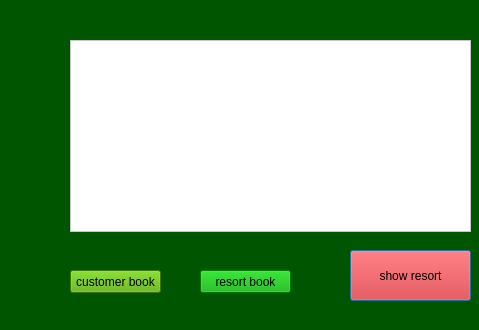
<?xml version="1.0" encoding="UTF-8"?>
<ui version="4.0">
 <class>sajeckDialog</class>
 <widget class="QDialog" name="sajeckDialog">
  <property name="geometry">
   <rect>
    <x>0</x>
    <y>0</y>
    <width>479</width>
    <height>330</height>
   </rect>
  </property>
  <property name="windowTitle">
   <string>Dialog</string>
  </property>
  <property name="styleSheet">
   <string notr="true">background:rgb(0, 85, 0);</string>
  </property>
  <widget class="QPushButton" name="pushButton_showresorta">
   <property name="geometry">
    <rect>
     <x>350</x>
     <y>250</y>
     <width>121</width>
     <height>51</height>
    </rect>
   </property>
   <property name="styleSheet">
    <string notr="true">font: 75 12pt &quot;Bell MT&quot;;
background:rgb(255, 0, 0)</string>
   </property>
   <property name="text">
    <string>show resort</string>
   </property>
  </widget>
  <widget class="QTableView" name="tableView_showresortb">
   <property name="geometry">
    <rect>
     <x>70</x>
     <y>40</y>
     <width>401</width>
     <height>192</height>
    </rect>
   </property>
   <property name="styleSheet">
    <string notr="true">font: 75 10pt &quot;Bell MT&quot;;
background:rgb(255, 255, 255)</string>
   </property>
  </widget>
  <widget class="QPushButton" name="pushButton_resortbook">
   <property name="geometry">
    <rect>
     <x>200</x>
     <y>270</y>
     <width>91</width>
     <height>23</height>
    </rect>
   </property>
   <property name="styleSheet">
    <string notr="true">background:rgb(0, 170, 0)</string>
   </property>
   <property name="text">
    <string>resort book</string>
   </property>
  </widget>
  <widget class="QPushButton" name="pushButton_customerbook">
   <property name="geometry">
    <rect>
     <x>70</x>
     <y>270</y>
     <width>91</width>
     <height>23</height>
    </rect>
   </property>
   <property name="styleSheet">
    <string notr="true">background:rgb(85, 170, 0)</string>
   </property>
   <property name="text">
    <string>customer book</string>
   </property>
  </widget>
 </widget>
 <resources/>
 <connections/>
</ui>
